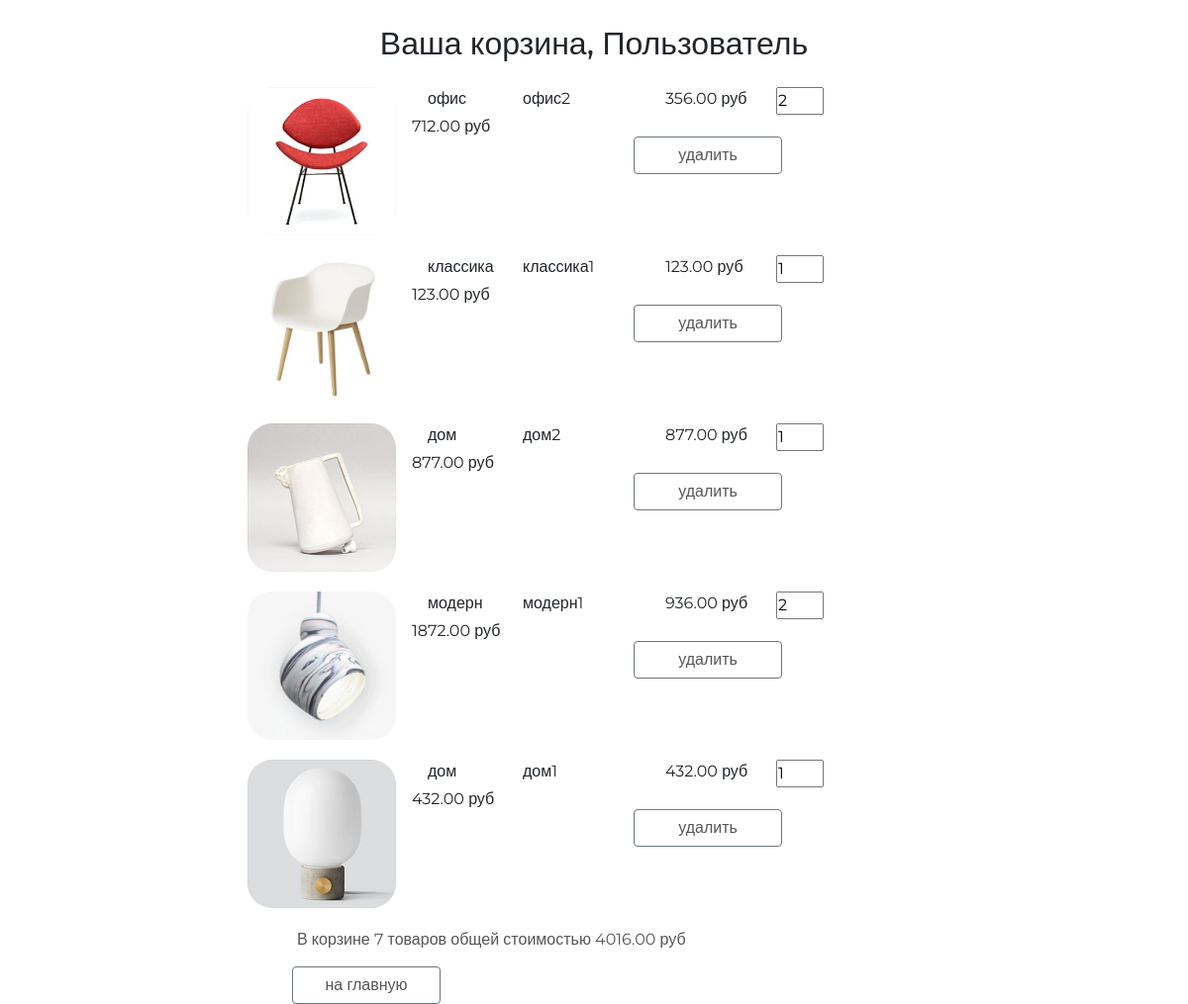
Page /basket/ (signed in) on the committed database.
### basketapp/models.py (models this page shows, shortened)
class Basket(models.Model):
    user = models.ForeignKey(settings.AUTH_USER_MODEL, on_delete=models.CASCADE, related_name='basket')
    product = models.ForeignKey(Product, on_delete=models.CASCADE)
    quantity = models.PositiveSmallIntegerField(default=0)
    add_datetime = models.DateTimeField(auto_now_add=True)
    @property
    def product_cost(self):
        return self.quantity * self.product.price
    @cached_property
    def get_items_cached(self):
        return self.user.basket.select_related()
    @property
    def total_quantity(self):
        _items = self.get_items_cached
        return sum(list(map(lambda x: x.quantity, _items)))
    @property
    def total_cost(self):
        _items = self.get_items_cached
        return sum(list(map(lambda x: x.product_cost, _items)))

### mainapp/models.py (models this page shows, shortened)
class Product(models.Model):
    category = models.ForeignKey(ProductCategory, on_delete=models.CASCADE, verbose_name='категория')
    name = models.CharField(max_length=128, verbose_name='название')
    image = models.ImageField(upload_to='products', blank=True, verbose_name='картинка')
    short_desc = models.CharField(max_length=255, verbose_name='краткое описание')
    description = models.TextField(verbose_name='описание')
    price = models.DecimalField(decimal_places=2, max_digits=10, default=0, verbose_name='цена')
    quantity = models.PositiveSmallIntegerField(default=0, verbose_name='количество')
    is_active = models.BooleanField(default=True)
    class Meta:
        verbose_name = 'продукт'
        verbose_name_plural = 'продукты'

class ProductCategory(models.Model):
    name = models.CharField(max_length=255, unique=True, verbose_name='название')
    description = models.TextField(verbose_name='описание')
    is_active = models.BooleanField(default=True)
    class Meta:
        verbose_name = 'категория'
        verbose_name_plural = 'категории'
        ordering = ['-id',]

### authapp/models.py (models this page shows, shortened)
class ShopUser(AbstractUser):
    avatar = models.ImageField(upload_to='users_avatars', blank=True, verbose_name='аватар', default='default.jpg')
    age = models.PositiveSmallIntegerField(verbose_name='возраст', null=True, default=18)
    activate_key = models.CharField(max_length=128, verbose_name='Ключ активации', blank=True, null=True)
    activate_key_expired = models.DateTimeField(blank=True, null=True)

### basketapp/views.py (the view)
# urls.py: path('', views.basket, name='basket'),
@login_required
def basket(request):
    basket_items = Basket.objects.filter(user=request.user).select_related()
    context = {
        'basket_items': basket_items,
    }
    return render(request, 'basketapp/basket.html', context)

### mainapp/context_processors.py (called while the page is built)
def basket(request):
    basket_items = []
    if request.user.is_authenticated:
        basket_items = Basket.objects.filter(user=request.user)
    return {
        'basket': basket_items,
    }

### basketapp/templates/basketapp/basket.html
{% extends 'basketapp/base.html' %}
{% load static %}
{% block content %}
<div class="basket_list">
    {% include 'basketapp/includes/inc_baskets_list.html' %}
</div>
{% endblock %}

### basketapp/templates/basketapp/includes/inc_baskets_list.html
{% for item in basket_items %}
<div class="basket_record">
    <img src="/media/{{ item.product.image }}"
         alt="{{ item.product.short_desc }}">
    <span class="category_name">{{ item.product.category.name }}</span>
    <span class="product_name">{{ item.product.name }}</span>
    <span class="product_price">{{ item.product.price }}&nbspруб</span>
    <input type="number" name="{{ item.pk }}"
           min="0"
           value="{{ item.quantity }}">
    <span class="product_cost">{{ item.product_cost }}&nbspруб</span>
    <button class="btn btn-round btn-outline-secondary">
        <a href="{% url 'basketapp:remove' item.pk %}" class="">
            удалить
        </a>
    </button>
</div>
{% endfor %}
{% if basket_items %}
<div class="basket_summary">
    В корзине {{ basket_items.0.total_quantity }} товаров общей стоимостью
    {{ basket_items.0.total_cost }} руб
</div>
{% endif %}
        <button class="btn btn-round btn-outline-secondary">
        <a href="{% url 'mainapp:index' %}">на главную</a>
    </button>

### static/mainapp/css/style.css (style rules this page uses)
* { margin: 0; padding: 0; }
body { font-family: 'Montserrat', sans-serif; }
html, body { height: 100%; }
.basket_list input[type="number"] { width: 3em; position: relative; display: block; float: left; }
.basket_list span.category_name { margin-left: 2em; width: 5em; position: relative; display: block; float: left; }
.basket_list span.product_name { margin-left: 1em; width: 8em; position: relative; display: block; float: left; }
.basket_list span.product_price { margin-left: 1em; width: 7em; position: relative; display: block; float: left; }
.basket_list span.product_cost { margin-left: 1em; width: 7em; position: relative; display: block; float: left; }
.basket_list .basket_record { position: relative; display: block; height: 170px; float: none; }
.basket_list .basket_record button { margin-top: 50px; margin-left: 390px; width: 150px; position: absolute; display: block; float: left; }
.basket_list button { margin-left: 45px; width: 150px; display: block; float: left; }
.basket_container button a { text-decoration: none; color: #555; }
.basket_container img { display: block; float: left; width: 150px; border-radius: 25px; }
.basket_container .basket_summary { display: block; margin-left: 50px; margin-bottom: 15px; color: #555; }

### rows in the picture
Basket: product.image (picture), product.category.name "офис", product.name "офис2", product.price "356.00", quantity "2", product_cost "712.00", user+quantity "7", quantity+product "4016.00"
Basket: product.image (picture), product.category.name "классика", product.name "классика1", product.price "123.00", quantity "1", product_cost "123.00"
Basket: product.image (picture), product.category.name "дом", product.name "дом2", product.price "877.00", quantity "1", product_cost "877.00"
Basket: product.image (picture), product.category.name "модерн", product.name "модерн1", product.price "936.00", quantity "2", product_cost "1872.00"
Basket: product.image (picture), product.category.name "дом", product.name "дом1", product.price "432.00", quantity "1", product_cost "432.00"
